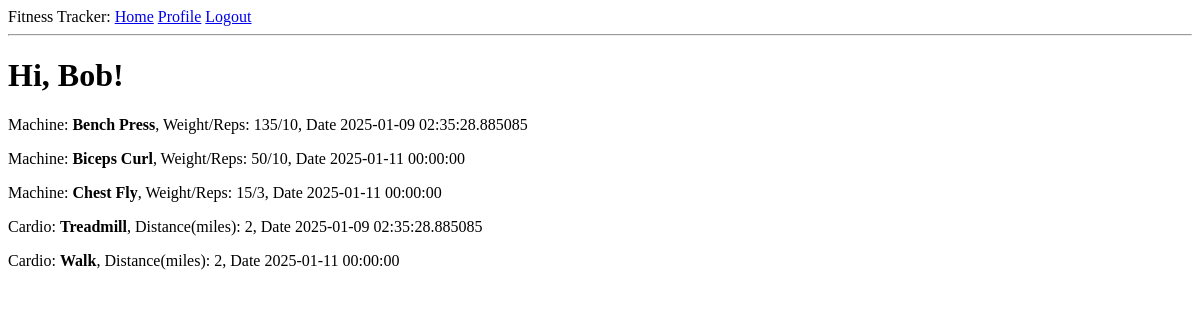
Before: /index (signed in) with the older database file.
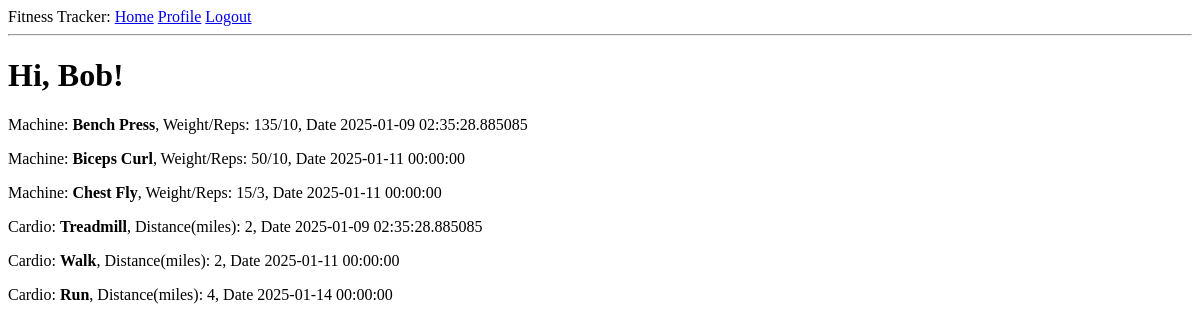
After: the same page with the newer database file.
### app/models.py (models this page shows, shortened)
class MachineExercise(db.Model):
    id: Mapped[int] = mapped_column(primary_key=True)
    name: Mapped[str] = mapped_column(String(64), index=True)
    reps: Mapped[int] = mapped_column(Integer, default=1)
    weight: Mapped[int] = mapped_column(Integer, default=0)
    workouts: Mapped[List['Workout']] = relationship(secondary='workout_machine_exercise', back_populates='machine_exercises')

class Workout(db.Model):
    id: Mapped[int] = mapped_column(primary_key=True)
    date: Mapped[datetime] = mapped_column(index=True, default=lambda: datetime.now(timezone.utc))
    user_id: Mapped[int] = mapped_column(ForeignKey(User.id), index=True)
    user: Mapped[User] = relationship(back_populates='workouts')
    machine_exercises: Mapped[List["MachineExercise"]] = relationship(secondary='workout_machine_exercise', back_populates="workouts")
    cardio_exercises: Mapped[List["CardioExercise"]] = relationship(secondary='workout_cardio_exercise', back_populates="workouts")

class CardioExercise(db.Model):
    id: Mapped[int] = mapped_column(primary_key=True)
    name: Mapped[str] = mapped_column(String(64), index=True)
    distance: Mapped[int] = mapped_column(Integer, nullable=False, default=0)
    workouts: Mapped[List['Workout']] = relationship(secondary='workout_cardio_exercise', back_populates='cardio_exercises')

### app/routes.py (the view)
@app.route('/')
@app.route('/index')
@login_required
def index():
    query_workouts = db.session.scalars(sa.select(Workout).where(Workout.user == current_user)).all()
    user_workouts = []
    cardio_workouts = []
    for workout in query_workouts:
        for machine in workout.machine_exercises:
            user_workouts.append({"name": machine.name, "reps": machine.reps, "weight": machine.weight, "date": workout.date})
        for cardio in workout.cardio_exercises:
            cardio_workouts.append({"name": cardio.name, "distance": cardio.distance, "date": workout.date})
    return render_template('index.html', title='Home', workouts=user_workouts, cardios=cardio_workouts)

### app/models.py (called while the page is built)
@login.user_loader
def load_user(id):
    return db.session.get(User, int(id))

### app/routes.py (called while the page is built)
@app.before_request
def before_request():
    if current_user.is_authenticated:
        current_user.last_seen = datetime.now(timezone.utc)
        db.session.commit()

### app/templates/index.html
{% extends "base.html" %}
{% block content %}
    <h1>Hi, {{ current_user.username }}!</h1>
    {% for workout in workouts %}
        <div><p>Machine: <b>{{ workout["name"] }}</b>, Weight/Reps: {{ workout["weight"] }}/{{ workout["reps"] }}, Date {{workout.date}} </p></div>
    {% endfor %}
    {% for cardio in cardios %}
        <div><p>Cardio: <b>{{ cardio["name"] }}</b>, Distance(miles): {{ cardio["distance"] }}, Date {{cardio.date}} </p></div>
    {% endfor %}
{% endblock %}

Changed rows visible on the page:
added CardioExercise: name "Run", distance "4", date "2025-01-14 00:00:00"
